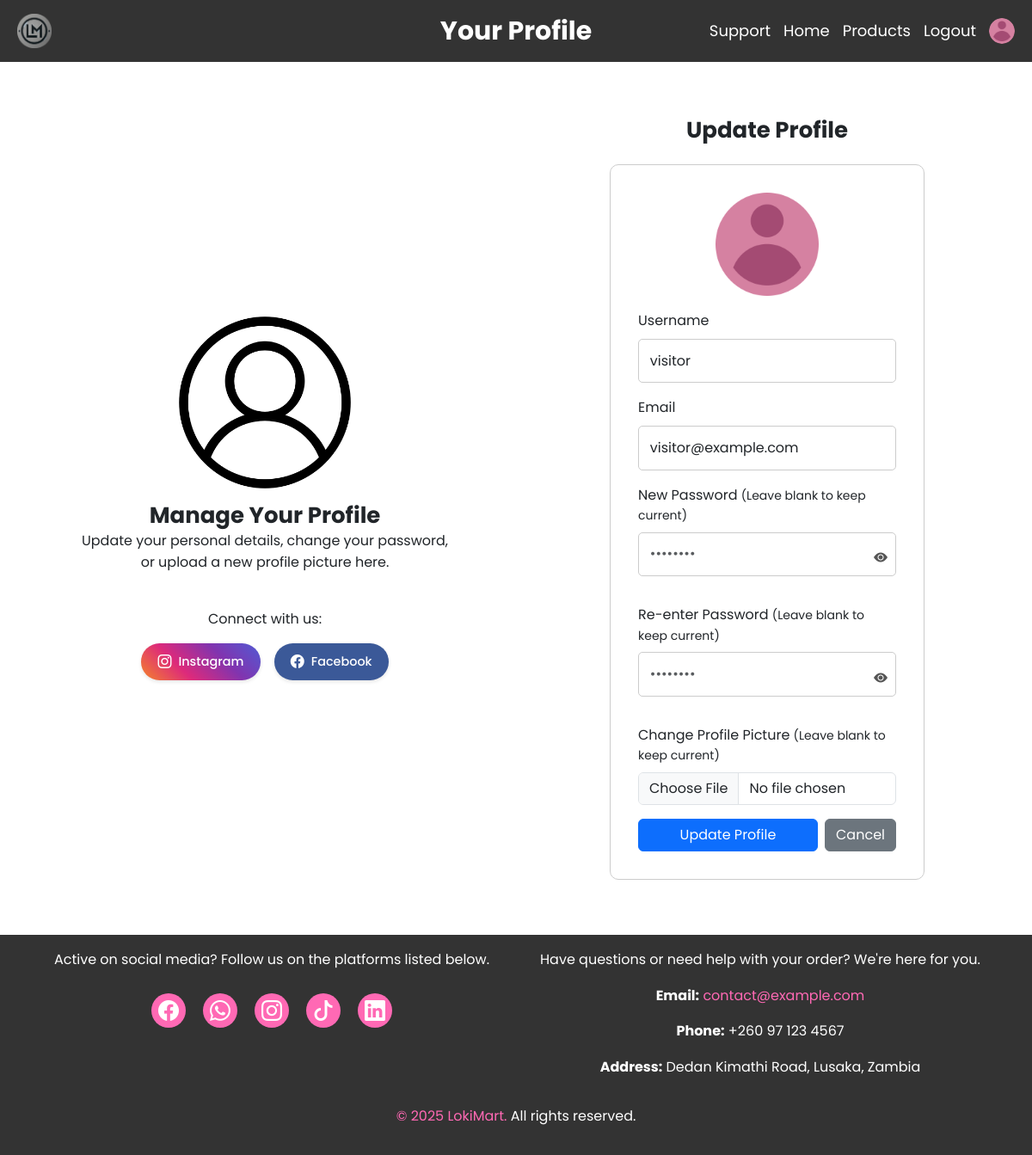
Screenshot of /profile.php (signed in) with the database file from the repository.
### tables this page shows
CREATE TABLE `users` (
  `id` int(11) NOT NULL,
  `username` varchar(100) NOT NULL,
  `email` varchar(100) NOT NULL,
  `password` varchar(255) NOT NULL,
  `role` enum('Visitor','Administrator','Customer','Vendor') NOT NULL,
  `profile_pic` varchar(255) DEFAULT 'default_profile.png',
  `created_at` timestamp NOT NULL DEFAULT current_timestamp()
);

### logic/profile_logic.php (called while the page is built, shortened)
<?php
include (__DIR__ . '/../includes/conn.php');
$user_id = $_SESSION['user_id'] ?? null;
$stmt = $conn->prepare("SELECT username, email, profile_pic FROM users WHERE id = ?");
$stmt->bind_param("i", $user_id);
$stmt->execute();
$result = $stmt->get_result();
$user = $result->fetch_assoc();

### profile.php (the view, shortened to what this page needs)
<?php
include ('logic/profile_logic.php');
?>
<!DOCTYPE html>
<html lang="en">
<head>
    <link href="bootstrap/css/bootstrap.min.css" rel="stylesheet">
    <link rel="stylesheet" href="css/bootstrap-icons.css">
    <link rel="stylesheet" href="styles/style.css">
</head>
<body>
    <?php
    include ('includes/header.php')
    ?>
    <main class="auth-container">
        <div class="auth-left">
            <img src="images/default_pic.png" alt="Profile Illustration" class="auth-illustration">
            <div class="auth-welcome">
                <h2>Manage Your Profile</h2>
                <p>Update your personal details, change your password, <br>or upload a new profile picture here.</p>
            </div>
            <div class="auth-socials">
                <p>Connect with us:</p>
                <div class="social-buttons">
                    <a href="https://www.instagram.com/alokv.ermaa/"
                       target="_blank" rel="noopener noreferrer" class="social-btn instagram">
                        <i class="bi bi-instagram"></i> Instagram
                    </a>
                    <a href="https://www.facebook.com/profile.php?id=100068722265410"
                       target="_blank" rel="noopener noreferrer" class="social-btn">
                        <i class="bi bi-facebook"></i> Facebook
                    </a>
                </div>
            </div>
        </div>
        <div class="auth-right">
            <h2 class="mb-4">Update Profile</h2>
            <form method="POST" enctype="multipart/form-data" class="w-75 mx-auto">
                <div class="mb-3 text-center">
                    <img src="uploads/<?= htmlspecialchars($user['profile_pic']) ?>" alt="Profile Picture" class="rounded current-profile-pic" width="120">
                </div>
                <div class="mb-3">
                    <label class="form-label">Username</label>
                    <input type="text" name="username" class="form-control" value="<?= htmlspecialchars($user['username']) ?>" required>
                </div>
                <div class="mb-3">
                    <label class="form-label">Email</label>
                    <input type="email" name="email" class="form-control" value="<?= htmlspecialchars($user['email']) ?>" required>
                </div>
                <div class="mb-3 password-wrapper">
                    <label for="password" class="form-label">New Password <small>(Leave blank to keep current)</small></label>
                    <input type="password" id="register_password" class="form-control" placeholder="••••••••">
                    <i class="bi bi-eye-fill" id="register_togglePassword"></i>
                </div>
                <div class="mb-3 password-wrapper">
                    <label for="confirm_password" class="form-label">Re-enter Password <small>(Leave blank to keep current)</small></label>
                    <input type="password" id="register_confirm_password" class="form-control" placeholder="••••••••">
                    <i class="bi bi-eye-fill" id="register_toggleConfirmPassword"></i>
                </div>
                <div class="mb-3">
                    <label class="form-label">Change Profile Picture <small>(Leave blank to keep current)</small></label>
                    <input type="file" class="form-control" accept="image/*">
                </div>
                <div class="d-flex gap-2">
                    <button type="submit" class="btn btn-primary">Update Profile</button>
                    <a href="index.php" class="btn btn-secondary">Cancel</a>
                </div>
            </form>
        </div>
    </main>
    <?php include ('includes/footer.php'); ?>
</body>
</html>

### styles/style.css (style rules this page uses)
html, body { height: 100%; margin: 0; padding: 0; display: flex; flex-direction: column; line-height: 1.6; font-family: 'Poppins', sans-serif !important; }
main { flex: 1; padding: 2rem 0; }
main h2 { font-size: 26px; }
h2, p { text-align: center; }
form { width: 300px; margin: 2rem auto; padding: 2rem; border: 1px solid #ccc; border-radius: 10px; background-color: #fff; }
form label { display: block; margin-bottom: 0.5rem; }
form input[type="text"], form input[type="email"], form input[type="password"] { font-family: 'Poppins', sans-serif !important; width: 100%; padding: 0.8rem; margin-bottom: 1rem; border: 1px solid #ccc; border-radius: 5px; box-sizing: border-box; }
.password-wrapper { position: relative; display: flex; flex-direction: column; }
.password-wrapper input { padding-right: 40px; font-family: 'Poppins', sans-serif !important; }
.password-wrapper i { position: absolute; right: 10px; bottom: 30px; cursor: pointer; color: #555; z-index: 2; }
form button { font-family: 'Poppins', sans-serif !important; width: 100%; padding: 0.8rem; background-color: #FF69B4; color: #fff; border: none; border-radius: 5px; cursor: pointer; }
h2 { font-family: 'Poppins', sans-serif !important; font-weight: 600; margin: 0; flex-grow: 1; }
.auth-container { display: flex; flex-direction: row; justify-content: space-between; align-items: stretch; flex-wrap: wrap; gap: 2rem; padding: 2rem; }
.auth-left { display: flex; flex-direction: column; justify-content: center; }
.auth-illustration { width: 100%; max-width: 200px; height: auto; display: block; margin: 0 auto 1rem auto; }
.auth-left, .auth-right { flex: 1; width: 50%; padding: 2rem; box-sizing: border-box; }
.auth-right form { max-width: 400px; margin: 0 auto; }
.auth-socials { text-align: center; margin-top: 1.5rem; }
.social-buttons { display: flex; justify-content: center; gap: 1rem; flex-wrap: wrap; margin-top: 0.5rem; }
.social-buttons a { text-decoration: none; display: inline-flex; align-items: center; gap: 0.5rem; padding: 0.6rem 1.2rem; border: none; border-radius: 25px; font-size: 0.9rem; font-weight: 500; cursor: pointer; color: #fff; transition: background-color 0.3s ease, transform 0.2s ease; box-shadow: 0 2px 4px rgba(0, 0, 0, 0.1); }
.social-buttons a i { font-size: 1rem; }
.social-buttons a:nth-child(1) { background-color: #db4437; }
.social-buttons a:nth-child(2) { background-color: #3b5998; }
.social-btn.instagram { background: linear-gradient(45deg, #f58529, #dd2a7b, #8134af, #515bd4); color: white; }
.text-center { text-align: center; color: #777; }

### rows the page displays
users: profile_pic (picture), username "visitor", email "visitor@example.com"

### other values shown
$pageTitle "Your Profile"
